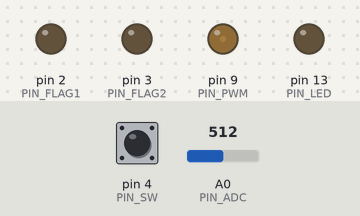
A program run on a simulated Arduino Uno, built with avr-gcc and run on an emulated ATmega328P. Parts: output pins drawn as LEDs (lit = HIGH). The test bench sets the inputs (shaded band); at power-on: pin 4 (PIN_SW) HIGH, A0 (PIN_ADC) = 512. What the program prints to the serial monitor is not drawn.

Above: at 1.2 s.
1.3 s: pin 4 (PIN_SW) pulled LOW for 0.15 s
At 2.3 s:
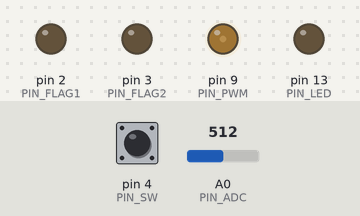
4.3 s: pin 4 (PIN_SW) pulled LOW for 1 s
At 4.9 s:
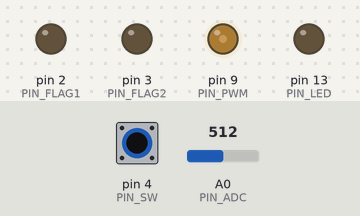
Timing chart, 0 to 7.3 s (numbered marks = the images above; inputs shaded):
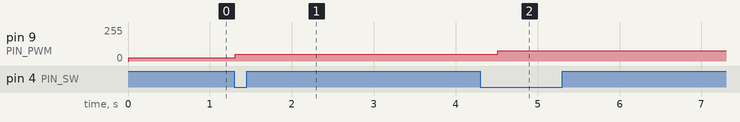

The program:

main.cpp
```cpp
#include <Arduino.h>
#include <SPI.h>

#define PIN_FLAG1 2
#define PIN_FLAG2 3
#define PIN_ADC A0
#define PIN_PWM 9
#define PIN_SW 4
#define PIN_LED 13
#define PIN_POT A1

uint16_t v0, v0_, v1;

uint16_t Ton = 1000;
uint16_t Delay = 100;

#define X 9 // Ton
#define Y 9 // pos
#define Z 2 // I

// data from LongStrokeSolenoid, Rf=15k
int ADCvalue[X][Y][Z] = {
  // Ton=1000
  // I(01), I(07)
  {{33, 59}, // for pos[0]
   {32, 59}, // for pos[1]
   {32, 59},
   {31, 60},
   {29, 62},
   {29, 63},
   {28, 63},
   {27, 65},
   {25, 69}},
  {{83, 107},
   {82, 106},
   {80, 106},
   {78, 106},
   {75, 105},
   {74, 105},
   {71, 104},
   {69, 105},
   {63, 105}},
  {{136, 159},
   {135, 158},
   {133, 157},
   {129, 155},
   {126, 154},
   {124, 153},
   {120, 151},
   {118, 151},
   {108, 148}},
  {{189, 212},
   {189, 211},
   {187, 209},
   {183, 207},
   {179, 206},
   {177, 204},
   {172, 201},
   {170, 201},
   {158, 195}},
  {{244, 266},
   {244, 265},
   {242, 264},
   {238, 261},
   {233, 257},
   {232, 258},
   {227, 254},
   {225, 254},
   {209, 243}},
  {{298, 320},
   {299, 320},
   {300, 321},
   {298, 320},
   {292, 315},
   {291, 314},
   {286, 311},
   {284, 310},
   {270, 301}},
  {{352, 375},
   {356, 378},
   {357, 378},
   {359, 379},
   {356, 377},
   {354, 375},
   {352, 374},
   {347, 370},
   {335, 362}},
  {{407, 433},
   {412, 435},
   {416, 437},
   {420, 439},
   {421, 440},
   {421, 439},
   {419, 438},
   {417, 436},
   {407, 429}},
  {{475, 501},
   {479, 503},
   {483, 504},
   {490, 508},
   {494, 510},
   {494, 510},
   {495, 510},
   {494, 509},
   {489, 505}}
};

float pos[Y] = { 13.11, 15.08, 17.29, 21.11, 25.03, 27.16, 29.02, 31.18, 35.9};

int vt[Z];
int vmax[X][Z], vmin[X][Z];

void setup()
{
	pinMode(PIN_PWM, OUTPUT);
	pinMode(PIN_FLAG1, OUTPUT); digitalWrite(PIN_FLAG1, LOW);
	pinMode(PIN_FLAG2, OUTPUT); digitalWrite(PIN_FLAG2, LOW);
	pinMode(PIN_SW, INPUT_PULLUP);
	pinMode(PIN_LED, OUTPUT);
	digitalWrite(PIN_LED, LOW);
	Serial.begin(115200);

  // calculate boundary of v
  for (uint8_t ton = 0; ton < X; ton++){
    for (uint8_t param = 0; param < Z; param++){
      vmax[ton][param] = 0; vmin[ton][param] = 9999;
        for (uint8_t ipos = 0; ipos < Y; ipos++){
	        int v0 = ADCvalue[ton][ipos][param];
	        if (v0 > vmax[ton][param]) vmax[ton][param] = v0;
	        if (v0 < vmin[ton][param]) vmin[ton][param] = v0;
      }
    }
  }

	// setup Timer1
	TCCR1A = _BV(COM1A1) | _BV(WGM11);			  // Ch.A: non-inverting, WGM11=1 (mode14, Fast PWM)
	TCCR1B = _BV(WGM13) | _BV(WGM12) | _BV(CS11); // WGM13:12=11, CS11=1 (16MHz/8 = 2MHz)

	ICR1 = 19999;		 // 2MHz/20000=100Hz(10ms) / TOP
	OCR1A = Ton * 2 - 1; // PWM Duty Cycle

	// OCR1B/2MHz*1000 = T[ms] ; OCR1B = T[ms]*2000
	OCR1B = 1399;		 // 0.7ms for v1

	// enable interrupts
	TIMSK1 |= _BV(TOIE1);  // enable Timer1 OVF interrupt (=PWM ON)
	TIMSK1 |= _BV(OCIE1B); // enable Timer1 COMPB interrupt
	sei();				   // enable global interrupt

}

// Timer1 のオーバーフロー割り込み (=PWM ON)
ISR(TIMER1_OVF_vect)
{
	delayMicroseconds(Delay);
//	PORTD |= _BV(PD2);
	v0_ = analogRead(PIN_ADC);
//	PORTD &= ~(_BV(PD2));
}

// Timer1 のCompareMatchB割り込み
ISR(TIMER1_COMPB_vect)
{
//	PORTD |= _BV(PD3);
	v1 = analogRead(PIN_ADC);
//	PORTD &= ~(_BV(PD3));
	v0 = v0_;
	vt[0] = v0_;
	vt[1] = v1;
}

uint16_t tm = 0;

#define Dpos (pos[Y-1] - pos[0])

float calcV(float Ton, int i_pos, int i_param)
{
  int i_Ton = Ton / 1000 - 1;
  float t = (float)(Ton - (i_Ton + 1) * 1000) / 1000.0;

  int v0 = ADCvalue[i_Ton][i_pos][i_param];
  int v1 = ADCvalue[i_Ton + 1][i_pos][i_param];

  float v = (float)v0 + t * (float)(v1 - v0);

  return(v);
}

float calcVt(float Ton, float s, int i_param){
  uint8_t k;
  float posT = pos[0] + s * Dpos;
  for (k = 0; k < Y - 1; k++){
    if (pos[k] <= posT && posT < pos[k+1]) break;
  }
  float u = (posT - (float)pos[k]) / (float)(pos[k+1] - pos[k]);
  float v0 = calcV(Ton, k, i_param);
  float v1 = calcV(Ton, k+1, i_param);
  float vt;
  vt = v0 + u * (v1 - v0);
  return(vt);
}

#define fabs(x) (((x)>0)?(x):(-(x)))

float calcE(float vt, float Ton, float s, int i_param){
  return(fabs(vt - calcVt(Ton, s, i_param)));
}

float calcPos(float s)
{
  return(pos[0] + s * Dpos);
}

float calc_pos(float Ton, int nParam, int *param, int *vt)
{
  float s;
  uint8_t i, j;

  float v0, v1;
  float t;
  float ss, sp;

  // round ADCvalue to calculated max & min boundary
  for (i = 0; i < nParam; i++){
//		Serial.print('*'); Serial.print(param[i]); Serial.print(':'); Serial.print(vt[param[i]]); Serial.print(' ');
    int i_Ton = Ton / 1000 - 1;

    t = (float)(Ton - (i_Ton + 1) * 1000) / 1000.0;

    float vmax0, vmin0;
    int v0, v1;
    if (i_Ton < X - 1){
      v0 = vmax[i_Ton][param[i]];
      v1 = vmax[i_Ton + 1][param[i]];
      vmax0 = (float)v0 + t * (float)(v1 - v0);
      v0 = vmin[i_Ton][param[i]];
      v1 = vmin[i_Ton + 1][param[i]];
      vmin0 = (float)v0 + t * (float)(v1 - v0);
    }
    else{
      vmax0 = vmax[i_Ton][param[i]];
      vmin0 = vmin[i_Ton][param[i]];
    }
//    Serial.print('['); Serial.print(vmax0); Serial.print(' '); Serial.print(vmin0); Serial.print(']');
    if (vt[param[i]] > vmax0) vt[param[i]] = (int)vmax0;
    if (vt[param[i]] < vmin0) vt[param[i]] = (int)vmin0;
//		Serial.print(vt[param[i]]); Serial.print(' ');
  }

  // calculate intial value of s
  ss = 0;
  for (i = 0; i < nParam; i++){
    for (j = 0; j < Y - 1; j++){
      v0 = calcV(Ton, j, param[i]);
      v1 = calcV(Ton, j + 1, param[i]);
      t = (float(vt[i]) - v0) / (v1 - v0);
      if (0 <= t && t <= 1.0) break;
    }
    float ps;
    if (j == Y - 1) ps = pos[Y-1];
    else ps = pos[j] + t * (pos[j+1] - pos[j]);
    sp = (ps - pos[0]) / (pos[Y-1] - pos[0]);
    ss += sp;
  }
  s = ss / nParam;
  Serial.print('*'); Serial.print(calcPos(s)); Serial.print(' ');
	// optimization
#define ds 0.01
#define MU 0.0001
#define dEdsMAX  0.005
#define E0MAX  0.1
  int st;
  for (st = 0; st < 500; st++){
    float E1, E0;
    E1 = 0.0; E0 = 0.0;
    for (i = 0; i < nParam; i++){
      //      printf(" %d %d %d %f %f\n", st, i, param[i], vt[i], calcVt(Ton, s, i));
      E1 += calcE(vt[i], Ton, s+ds, param[i]);
      E0 += calcE(vt[i], Ton, s, param[i]);
    }
    float dEds = (E1 - E0) / ds;
//		Serial.print('*'); Serial.print(st); Serial.print(' '); Serial.println(E0);
    if (E0 < E0MAX || fabs(dEds) < dEdsMAX) break;
    s = s - MU * dEds;
  }
	Serial.print(st); Serial.print(' ');
  return(calcPos(s));
}

#define LEN_LINE 64
char buf[LEN_LINE];
uint8_t pBuf = 0;
float St = 3.0;
uint8_t st = 0;

void loop()
{
	// get target position from serial [mm]
	while(Serial.available() > 0 && pBuf < LEN_LINE){
		char c = Serial.read();
		if (c == '\r'){
	 		buf[pBuf] = '\0';
			Serial.println(buf);
			pBuf = 0;
			St = atof(buf);
//			Ton = atoi(buf);
//			OCR1A = Ton * 2 - 1; // update PWM Duty Cycle
//			tm = 0;
		}
		buf[pBuf++] = c;
	}

	if (digitalRead(PIN_SW) == LOW)
	{
		st = (st + 1) % 9;
		Ton = 1000 + 1000 * st; // for 100Hz
//		Ton = 100 + 100 * st; // for 1000Hz
		OCR1A = Ton * 2 - 1; // PWM Duty Cycle
		while (digitalRead(PIN_SW) == LOW) delay(10);
		tm = 0;
		delay(500);
	}

/*
	// set St by potentiometer
	uint16_t St_ = analogRead(PIN_POT);
	// 0-1023 -> St:0-4
	St = (float)St_ * 4.0 / 1023.0;
*/

	// Position Control

//	float calc_pos(float Ton, int nParam, int *param, float *vt)
	int param[2] = {0, 1}; // I(0.1), I(0.7)

	float S = calc_pos(Ton, 2, param, vt);

	Serial.print(vt[0]); Serial.print(' ');
	Serial.print(vt[1]); Serial.print(' ');
	Serial.println(S - 13.0);
/*
#define Kp 5.0
	int16_t dTon = (uint16_t)((S - St) * Kp);
	int16_t Ton_t = Ton + dTon;
#define Ton_MAX 9000
#define Ton_MIN 1000
	if (Ton_t > Ton_MAX) Ton = Ton_MAX;
	else if (Ton_t < Ton_MIN) Ton = Ton_MIN;
	else Ton = Ton_t;
	OCR1A = Ton * 2 - 1; // update PWM Duty Cycle
	Serial.print(tm++);
	Serial.print(' ');
	Serial.print(v1 - v0);
	Serial.print(' ');
	Serial.print(St);
	Serial.print(' ');
	Serial.print(S);
	Serial.print(' ');
	Serial.println(Ton);
*/
}
```

Measured:
- after the input at 1.3 s, pin 9 (PIN_PWM): 25/255 → 51/255 at once
- after the input at 4.3 s, pin 9 (PIN_PWM): 51/255 → 76/255 after 0.21 s
